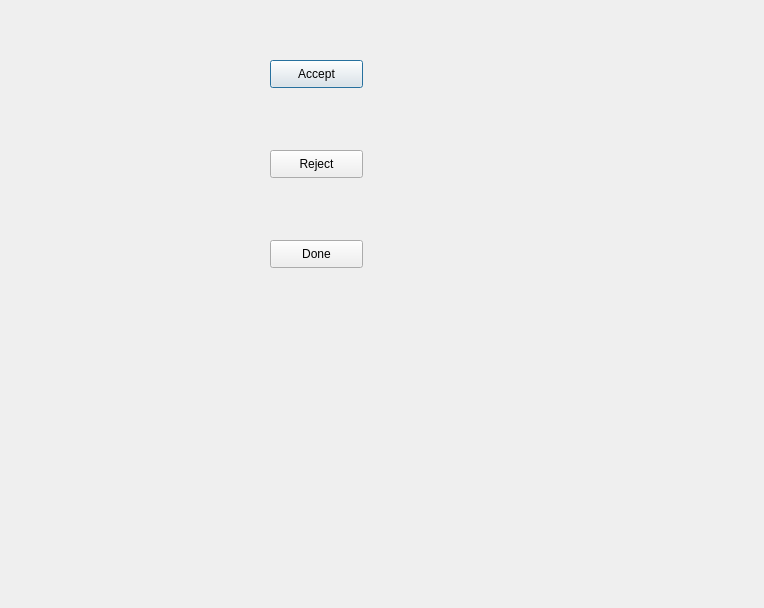
<?xml version="1.0" encoding="UTF-8"?>
<ui version="4.0">
 <class>MyDialog</class>
 <widget class="QDialog" name="MyDialog">
  <property name="geometry">
   <rect>
    <x>0</x>
    <y>0</y>
    <width>764</width>
    <height>608</height>
   </rect>
  </property>
  <property name="windowTitle">
   <string>Dialog</string>
  </property>
  <widget class="QPushButton" name="acceptBtn">
   <property name="geometry">
    <rect>
     <x>270</x>
     <y>60</y>
     <width>93</width>
     <height>28</height>
    </rect>
   </property>
   <property name="text">
    <string>Accept</string>
   </property>
  </widget>
  <widget class="QPushButton" name="rejectBtn">
   <property name="geometry">
    <rect>
     <x>270</x>
     <y>150</y>
     <width>93</width>
     <height>28</height>
    </rect>
   </property>
   <property name="text">
    <string>Reject</string>
   </property>
  </widget>
  <widget class="QPushButton" name="doneBtn">
   <property name="geometry">
    <rect>
     <x>270</x>
     <y>240</y>
     <width>93</width>
     <height>28</height>
    </rect>
   </property>
   <property name="text">
    <string>Done</string>
   </property>
  </widget>
 </widget>
 <resources/>
 <connections/>
</ui>
